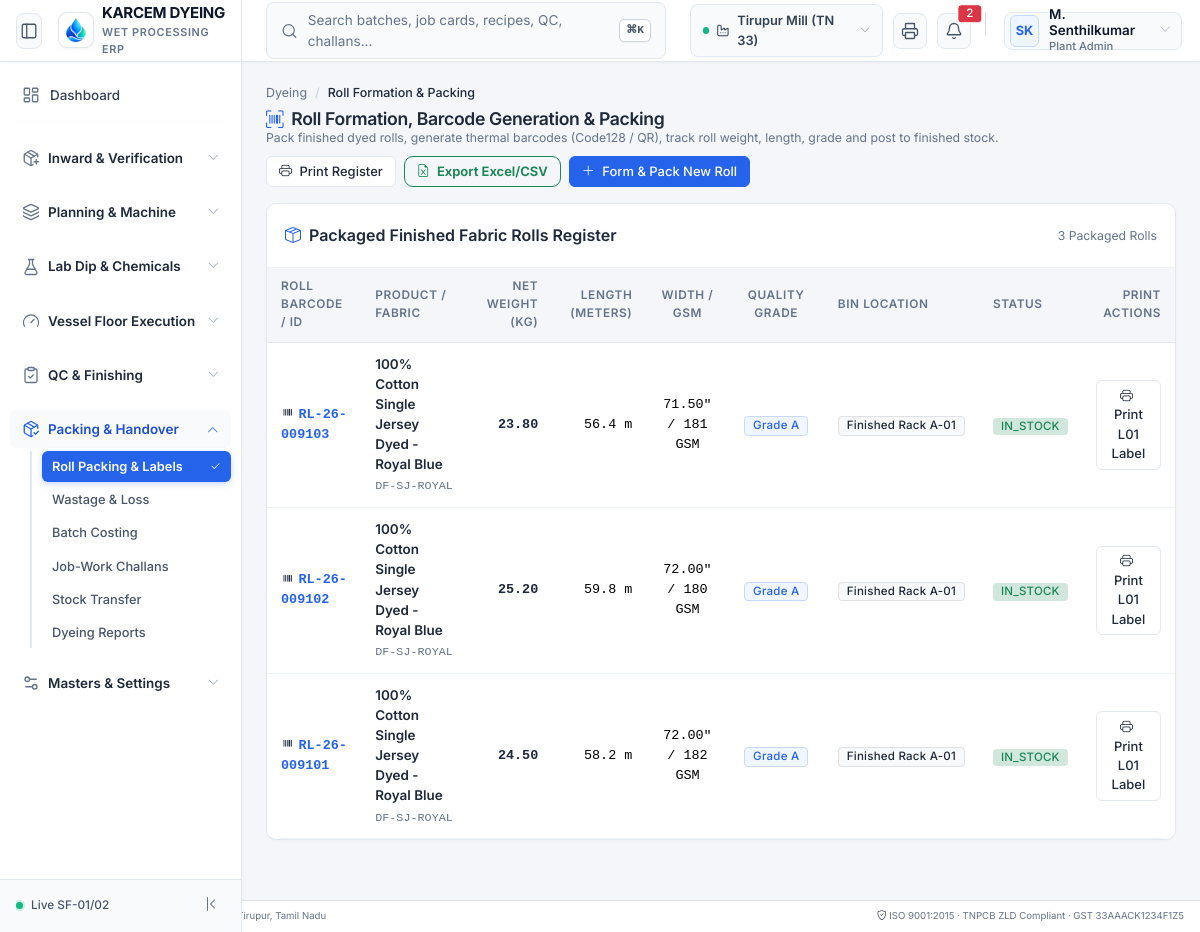
The page /modules/dyeing/views/roll-packing.php on the database its author committed.
### tables this page shows
CREATE TABLE IF NOT EXISTS inventory_rolls (
    id BIGINT UNSIGNED AUTO_INCREMENT PRIMARY KEY,
    company_id BIGINT UNSIGNED NOT NULL,
    lot_id BIGINT UNSIGNED NOT NULL,
    roll_number VARCHAR(64) NOT NULL UNIQUE,
    barcode VARCHAR(64) NOT NULL UNIQUE,
    product_id BIGINT UNSIGNED NOT NULL,
    weight_kg DECIMAL(10,2) NOT NULL,
    length_meters DECIMAL(10,2) NULL,
    width_inches DECIMAL(6,2) NULL,
    gsm INT NULL,
    quality_grade ENUM('A', 'B', 'C', 'rework', 'rejection') NOT NULL DEFAULT 'A',
    shade_group VARCHAR(32) NULL,  
    warehouse_id BIGINT UNSIGNED NOT NULL,
    bin_id BIGINT UNSIGNED NULL,
    status ENUM('in_stock', 'issued_to_dyeing', 'issued_to_cutting', 'dispatched', 'quarantined') NOT NULL DEFAULT 'in_stock',
    created_at DATETIME NOT NULL DEFAULT CURRENT_TIMESTAMP,
    INDEX (lot_id),
    INDEX (barcode)
);

CREATE TABLE IF NOT EXISTS products (
    id BIGINT UNSIGNED AUTO_INCREMENT PRIMARY KEY,
    company_id BIGINT UNSIGNED NOT NULL,
    sku VARCHAR(64) NOT NULL,
    name VARCHAR(200) NOT NULL,
    category ENUM('cotton_fibre', 'yarn', 'grey_fabric', 'dyed_fabric', 'finished_fabric', 'garment', 'dyes_chemical', 'trims', 'consumable') NOT NULL,
    sub_category VARCHAR(100) NULL,
    base_uom_id BIGINT UNSIGNED NOT NULL,
    tax_code_id BIGINT UNSIGNED NULL,
    hsn_sac VARCHAR(16) NOT NULL,
    standard_cost DECIMAL(18,4) NOT NULL DEFAULT 0.0000,
    standard_price DECIMAL(18,4) NOT NULL DEFAULT 0.0000,
     
    yarn_count VARCHAR(32) NULL,  
    fabric_composition VARCHAR(100) NULL,  
    fabric_gsm INT NULL,  
    fabric_width_inches INT NULL,  
    fabric_construction VARCHAR(64) NULL,  
    shade_family VARCHAR(64) NULL,  
    reorder_level DECIMAL(14,2) NOT NULL DEFAULT 0.00,
    current_stock DECIMAL(18,4) NOT NULL DEFAULT 0.0000,
    is_active TINYINT(1) NOT NULL DEFAULT 1,
    created_at DATETIME NOT NULL DEFAULT CURRENT_TIMESTAMP,
    INDEX (company_id),
    INDEX (sku),
    INDEX (category)
);

### core/Support/Url.php (called while the page is built, shortened)
<?php
class Url {
    private static ?string $base = null;
    public static function base(): string {
        if (self::$base !== null) {
            return self::$base;
        }
        $appUrl = Env::get('APP_URL');
        if (!empty($appUrl)) {
            $parsed = parse_url($appUrl, PHP_URL_PATH);
            self::$base = rtrim($parsed ?: '', '/');
            return self::$base;
        }
        $script = $_SERVER['SCRIPT_NAME'] ?? '';
        $dir = dirname($script);
        self::$base = ($dir === '/' || $dir === '\\') ? '' : rtrim(str_replace('\\', '/', $dir), '/');
        return self::$base;
    }
    public static function to(string $path = ''): string {
        $base = self::base();
        $path = '/' . ltrim($path, '/');
        if ($base !== '' && ($path === $base || str_starts_with($path, $base . '/'))) {
            return $path;
        }
        return $base . $path;
    }
}

### core/Support/Env.php (called while the page is built, shortened)
<?php
class Env {
    private static ?array $data = null;
    public static function load(string $filePath): void {
        if (!file_exists($filePath)) {
            return;
        }
        self::$data = [];
    }
    public static function get(string $key, mixed $default = null): mixed {
        return self::$data[$key] ?? getenv($key) ?? $default;
    }
}

### config/database.php (called while the page is built, shortened)
<?php
require_once __DIR__ . '/../core/Support/Env.php';
return [
    'driver'    => 'mysql',
    'host'      => Env::get('DB_HOST', '127.0.0.1'),
    'port'      => (int)Env::get('DB_PORT', 3306),
    'database'  => Env::get('DB_DATABASE', 'textile_erp'),
    'username'  => Env::get('DB_USERNAME', 'root'),
    'password'  => Env::get('DB_PASSWORD', ''),
    'charset'   => 'utf8mb4',
    'collation' => 'utf8mb4_unicode_ci',
    'options'   => [
        PDO::ATTR_ERRMODE            => PDO::ERRMODE_EXCEPTION,
        PDO::ATTR_DEFAULT_FETCH_MODE => PDO::FETCH_ASSOC,
        PDO::ATTR_EMULATE_PREPARES   => false,
    ]
];

### core/Database/Database.php (called while the page is built, shortened)
<?php
class Database {
    private static ?PDO $pdo = null;
    public static function getConnection(): PDO {
        if (self::$pdo === null) {
            $config = require dirname(__DIR__, 2) . '/config/database.php';
            $dsn = "mysql:host={$config['host']};port={$config['port']};dbname={$config['database']};charset={$config['charset']}";
            try {
                self::$pdo = new PDO($dsn, $config['username'], $config['password'], $config['options']);
            } catch (Exception $e) {
                throw new Exception("Database Connection Failed: " . $e->getMessage());
            }
        }
        return self::$pdo;
    }
    public static function fetchAll(string $sql, array $params = []): array {
        $stmt = self::getConnection()->prepare($sql);
        $stmt->execute($params);
        return $stmt->fetchAll();
    }
}

### modules/dyeing/views/roll-packing.php (the view, shortened to what this page needs)
<?php
require_once dirname(__DIR__, 3) . '/includes/header.php';
require_once dirname(__DIR__, 3) . '/includes/sidebar.php';
$rolls = Database::fetchAll("
    SELECT r.*, p.name as product_name, p.sku
    FROM inventory_rolls r
    JOIN products p ON r.product_id = p.id
    ORDER BY r.id DESC
");
?>
<main class="cz-main">
  <div class="cz-content p-4">
    <div class="d-flex flex-wrap justify-content-between align-items-center mb-3 gap-2">
      <div>
        <nav aria-label="breadcrumb">
          <ol class="breadcrumb mb-1 small">
            <li class="breadcrumb-item"><a href="<?= Url::to('/dyeing/dashboard') ?>">Dyeing</a></li>
            <li class="breadcrumb-item active">Roll Formation & Packing</li>
          </ol>
        </nav>
        <h1 class="h4 fw-bold text-dark mb-0"><i class="bi bi-upc-scan text-primary me-2"></i>Roll Formation, Barcode Generation & Packing</h1>
        <p class="text-secondary small mb-0">Pack finished dyed rolls, generate thermal barcodes (Code128 / QR), track roll weight, length, grade and post to finished stock.</p>
      </div>
      <div class="d-flex gap-2">
        <button type="button" onclick="window.print()" class="btn btn-outline-secondary btn-sm">
          <i class="bi bi-printer me-1"></i> Print Register
        </button>
        <button type="button" onclick="exportTableToCSV('rollPackingTable', 'finished_roll_packing_register.csv')" class="btn btn-outline-success btn-sm">
          <i class="bi bi-file-earmark-excel me-1"></i> Export Excel/CSV
        </button>
        <button class="btn btn-dark btn-sm" data-bs-toggle="modal" data-bs-target="#newRollModal">
          <i class="bi bi-plus-lg me-1"></i> Form & Pack New Roll
        </button>
      </div>
    </div>
    <div class="cz-panel">
      <div class="cz-panel-head d-flex justify-content-between align-items-center">
        <h2 class="h6 fw-bold mb-0 text-dark"><i class="bi bi-box-seam text-primary me-2"></i>Packaged Finished Fabric Rolls Register</h2>
        <span class="small text-secondary"><?= count($rolls) ?> Packaged Rolls</span>
      </div>
      <div class="table-responsive">
        <table id="rollPackingTable" class="table table-hover align-middle mb-0 small">
          <thead class="table-light">
            <tr>
              <th>Roll Barcode / ID</th>
              <th>Product / Fabric</th>
              <th class="text-end">Net Weight (Kg)</th>
              <th class="text-end">Length (Meters)</th>
              <th class="text-center">Width / GSM</th>
              <th class="text-center">Quality Grade</th>
              <th>Bin Location</th>
              <th>Status</th>
              <th class="text-end">Print Actions</th>
            </tr>
          </thead>
          <tbody>
            <?php foreach ($rolls as $r): ?>
              <tr>
                <td class="fw-bold font-monospace text-primary">
                  <i class="bi bi-upc me-1 text-dark"></i><?= htmlspecialchars($r['roll_number']) ?>
                </td>
                <td>
                  <div class="fw-semibold text-dark"><?= htmlspecialchars($r['product_name']) ?></div>
                  <code class="text-secondary"><?= htmlspecialchars($r['sku']) ?></code>
                </td>
                <td class="text-end font-monospace fw-bold text-dark"><?= number_format($r['weight_kg'], 2) ?></td>
                <td class="text-end font-monospace"><?= number_format($r['length_meters'], 1) ?> m</td>
                <td class="text-center font-monospace"><?= $r['width_inches'] ?>" / <?= $r['gsm'] ?> GSM</td>
                <td class="text-center">
                  <span class="badge <?= ($r['grade'] ?? 'Grade A') === 'Grade A' ? 'badge-bw-dark' : 'badge-bw' ?>">
                    <?= htmlspecialchars($r['grade'] ?? 'Grade A') ?>
                  </span>
                </td>
                <td><span class="badge bg-light text-dark border">Finished Rack A-01</span></td>
                <td>
                  <span class="badge bg-success-subtle text-success text-uppercase">
                    <?= htmlspecialchars($r['status']) ?>
                  </span>
                </td>
                <td class="text-end">
                  <a href="<?= Url::to('/print/roll-label?roll=' . urlencode($r['roll_number'])) ?>" target="_blank" class="btn btn-sm btn-outline-dark" title="Print L01 Thermal Label">
                    <i class="bi bi-printer me-1"></i> Print L01 Label
                  </a>
                </td>
              </tr>
            <?php endforeach; ?>
          </tbody>
        </table>
      </div>
    </div>
  </div>
</main>
<?php
require_once dirname(__DIR__, 3) . '/includes/footer.php';

### assets/css/my-page-ui.css (style rules this page uses)
:root { --primary-blue: #0d6efd; --primary-soft: #e7f1ff; --success-green: #198754; --success-soft: #e8f5e9; --warning-yellow: #ffc107; --warning-soft: #fff9e6; --danger-red: #dc3545; --danger-soft: #ffebee; --gray-soft: #f8f9fa; --text-main: #212529; --text-muted: #6c757d; }

### rows shown on the page
inventory_rolls: roll_number "RL-26-009103", product.name "100% Cotton Single Jersey Dyed - Royal Blue", product.sku "DF-SJ-ROYAL", weight_kg "23.80", length_meters "56.4", width_inches "71.50", gsm "181", grade "Grade A", status "IN_STOCK"
inventory_rolls: roll_number "RL-26-009102", product.name "100% Cotton Single Jersey Dyed - Royal Blue", product.sku "DF-SJ-ROYAL", weight_kg "25.20", length_meters "59.8", width_inches "72.00", gsm "180", grade "Grade A", status "IN_STOCK"
inventory_rolls: roll_number "RL-26-009101", product.name "100% Cotton Single Jersey Dyed - Royal Blue", product.sku "DF-SJ-ROYAL", weight_kg "24.50", length_meters "58.2", width_inches "72.00", gsm "182", grade "Grade A", status "IN_STOCK"

### other values the page prints
$_SESSION['active_branch_name'] "Tirupur Mill (TN 33)"
$currentUser['initials'] "SK"
$currentUser['full_name'] "M. Senthilkumar"
$grp['title'] "Inward & Verification"
$grp['title'] "Planning & Machine"
$grp['title'] "Lab Dip & Chemicals"
$grp['title'] "Vessel Floor Execution"
$grp['title'] "QC & Finishing"
$grp['title'] "Packing & Handover"
$item['label'] "Roll Packing & Labels"
$item['label'] "Wastage & Loss"
$item['label'] "Batch Costing"
$item['label'] "Job-Work Challans"
$item['label'] "Stock Transfer"
$item['label'] "Dyeing Reports"
